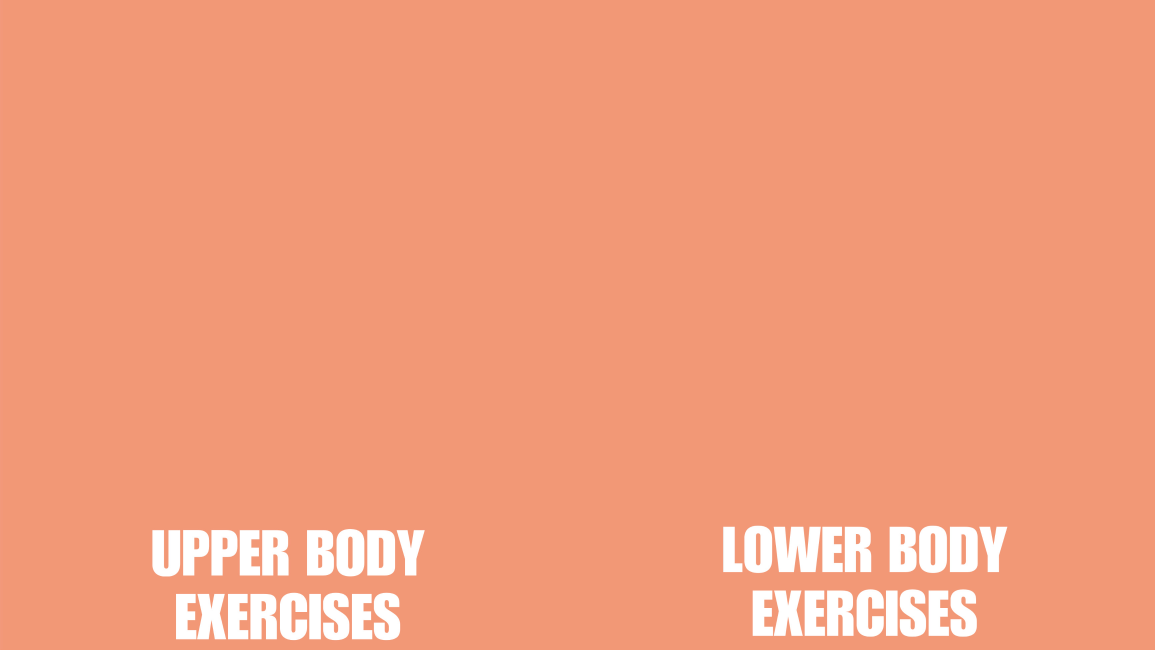
#> input picture background_nonai.jpeg, 3464 x 1948 px (shown at 1/3 size)
$ python -i no_ai.py   (imports and definitions only)
#> lines starting #> are read from the running program, lines starting #| are printed output that depends on the picture
import tkinter as tk
from PIL import Image, ImageTk, ImageEnhance
import subprocess

def launch_gui():
    root = tk.Tk()
    root.geometry("925x500+300+200")
    root.resizable(False, False)
    root.title("Fitness Dashboard")

    # Load background image
    image_path = "background_nonai.jpeg"
    bg_image = Image.open(image_path).resize((925, 500), Image.LANCZOS)
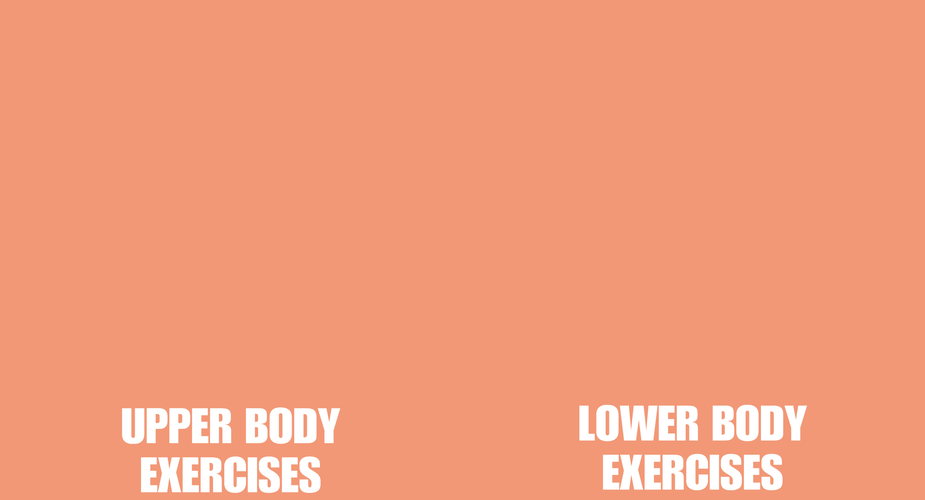
#> bg_image: PIL image 925x500 RGB; mean R, G, B 242.5, 156.4, 123.8
    bg_photo = ImageTk.PhotoImage(bg_image)
    bg_label = tk.Label(root, image=bg_photo)
    bg_label.place(x=0, y=0, relwidth=1, relheight=1)

    # Button config: (image_path, x, y)
    button_data = [
        ("upper_body.jpeg", 70, 55),
        ("lower_body.jpeg", 530, 55),
        # ("workouts_button.jpeg", 445, 250),
    ]

    def handle_button_click(name):
        if name == "Upper":
            subprocess.Popen(["python", "upperbodydash.py"])
            root.destroy()
        elif name == "Lower":
            subprocess.Popen(["python", "lowerbodydash.py"])
            root.destroy()
        # elif name == "Workouts":
        #     subprocess.Popen(["python", "workout_main.py"])
        else:
            print(f"{name} clicked!")

    buttons = []

    for img_path, x, y in button_data:
        # Load and resize original image
        normal_img = Image.open(img_path).resize((325, 325), Image.LANCZOS).convert("RGBA")
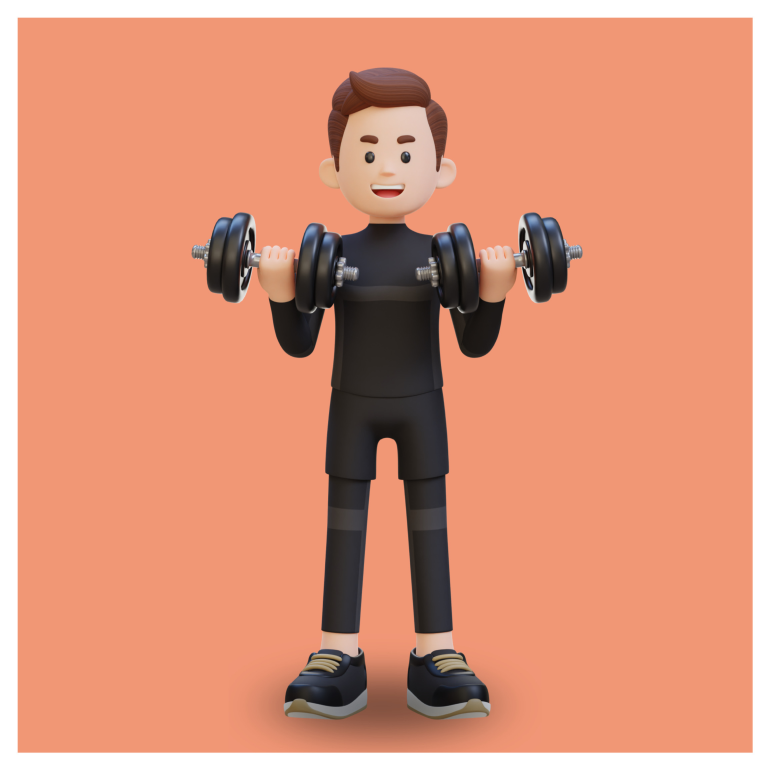
#> input picture upper_body.jpeg, 2309 x 2309 px (shown at 1/3 size)
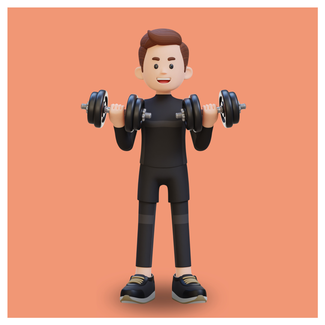
#> normal_img: PIL image 325x325 RGBA; mean R, G, B, A 218.3, 148, 121.6, 255

        # Brightened version for hover effect
        enhancer = ImageEnhance.Brightness(normal_img)
        bright_img = enhancer.enhance(1.4)
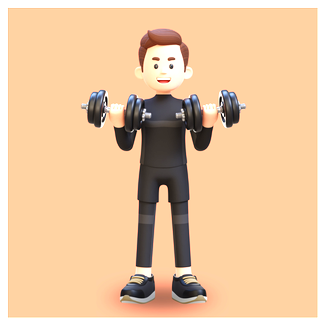
#> bright_img: PIL image 325x325 RGBA; mean R, G, B, A 233.8, 197.9, 160.9, 255

        normal_photo = ImageTk.PhotoImage(normal_img)
        bright_photo = ImageTk.PhotoImage(bright_img)

        button_name = img_path.split("_")[0].capitalize()

        btn = tk.Button(
            root,
            image=normal_photo,
            bd=0,
            relief="flat",
            bg=root["bg"],
            activebackground=root["bg"],
            highlightthickness=0,
            command=lambda name=button_name: handle_button_click(name)
        )

        # Store both images to prevent garbage collection
        btn.normal_photo = normal_photo
        btn.bright_photo = bright_photo

        # Hover bindings
        def on_enter(e, b=btn):
            b.config(image=b.bright_photo)

        def on_leave(e, b=btn):
            b.config(image=b.normal_photo)

        btn.bind("<Enter>", on_enter)
        btn.bind("<Leave>", on_leave)

        btn.place(x=x, y=y)
        buttons.append(btn)
#> pass 2 of the loop in launch_gui, `for img_path, x, y in button_data:`:
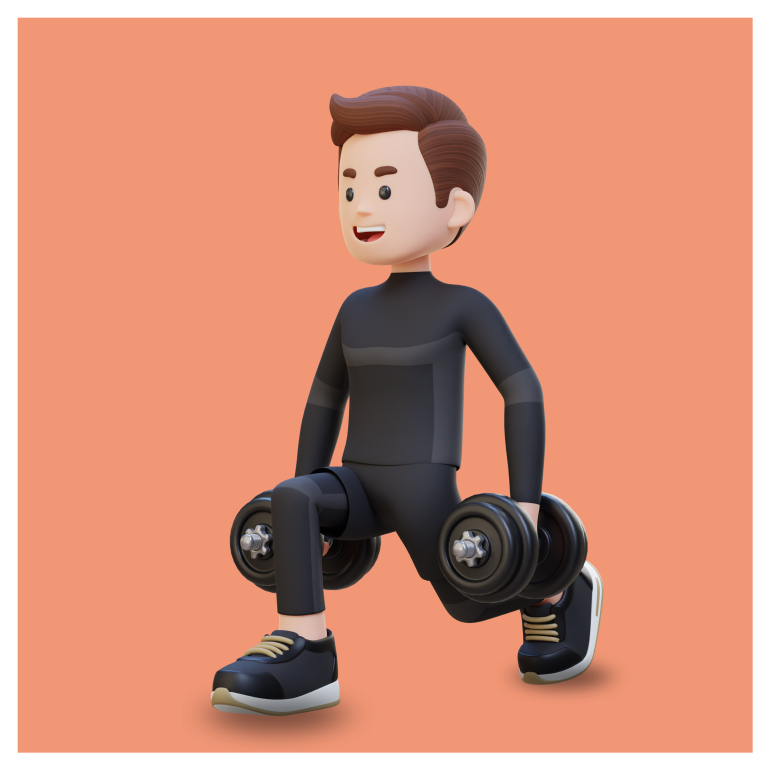
#> input picture lower_body.jpeg, 2309 x 2309 px (shown at 1/3 size)
#> in launch_gui, `normal_img = Image.open(img_path).resize((325, 325), Image.LANCZOS).co..`:
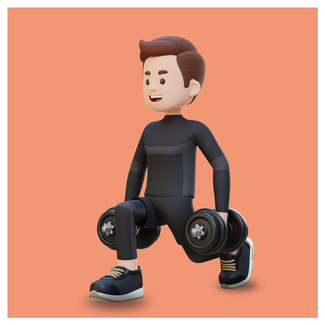
#> normal_img: PIL image 325x325 RGBA; mean R, G, B, A 211, 144.4, 119.9, 255
#> in launch_gui, `bright_img = enhancer.enhance(1.4)`:
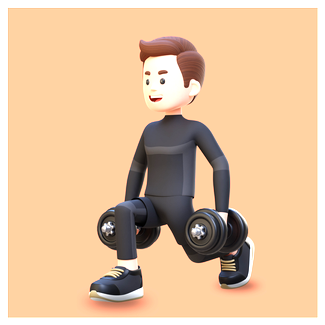
#> bright_img: PIL image 325x325 RGBA; mean R, G, B, A 226.6, 192.8, 158.5, 255

    # [13 lines of commented-out code are left out]
    prev_btn = tk.Button(
    root,
    text="Previous",
    command=lambda: (root.destroy(), subprocess.Popen(["python", "ai_vs.py"])),
    bg="#ecc474",
    fg="#000000",
    font=("Helvetica", 6, "bold"),
    bd=4,
    relief="raised",
    cursor="hand2",
    width=12,
    height=2
    )

    prev_btn.place(x=20, y=430)  # Bottom-left corner

    prev_btn.bind("<Enter>", lambda e: e.widget.config(bg="#eccc7c"))
    prev_btn.bind("<Leave>", lambda e: e.widget.config(bg="#ecc474"))

    root.bg_photo = bg_photo
    root.mainloop()

# [2 lines not run here, left out]

>>> result = launch_gui()
